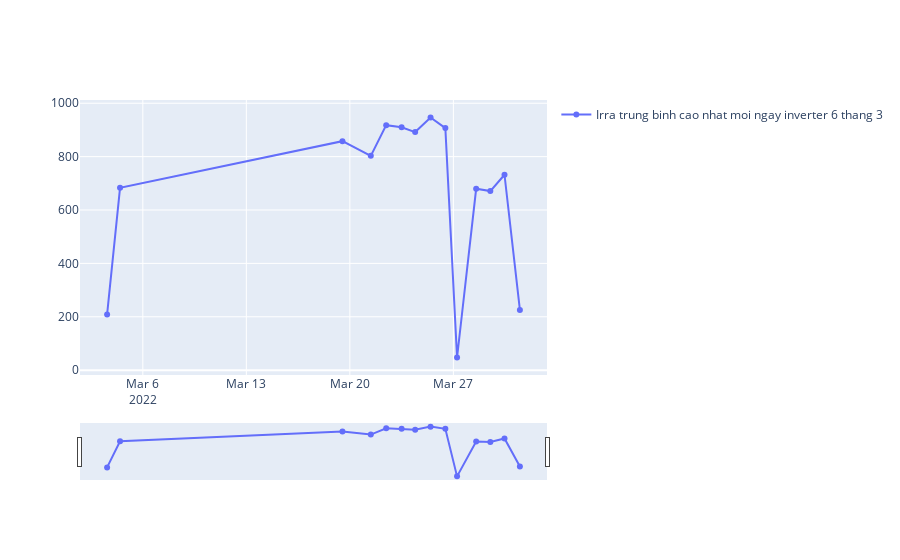
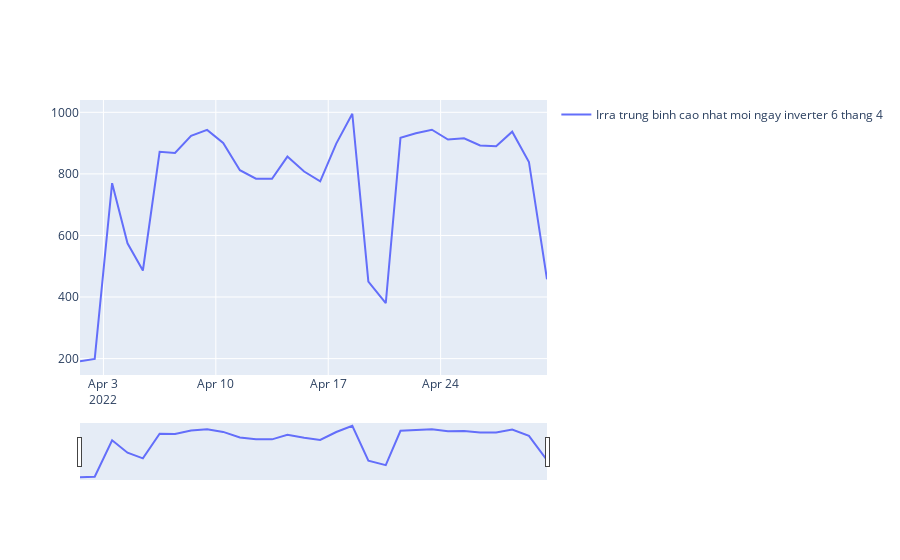
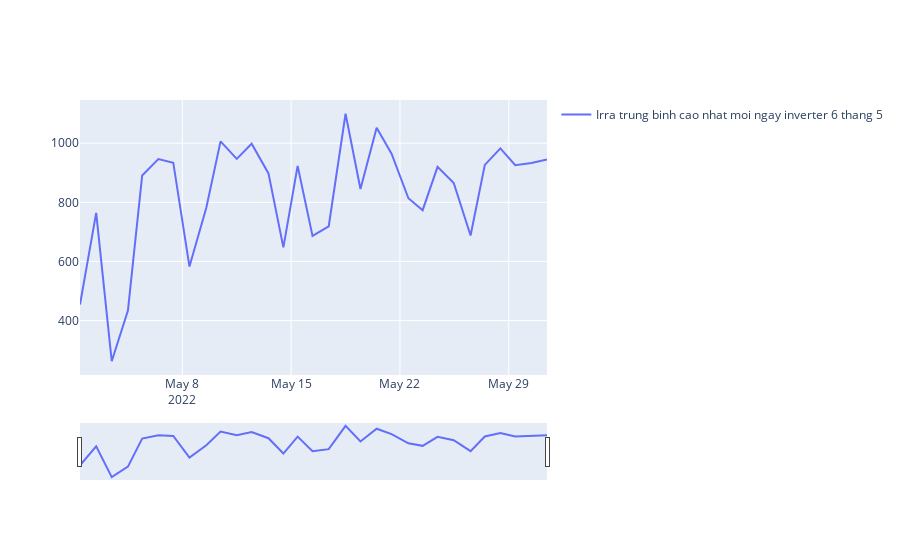
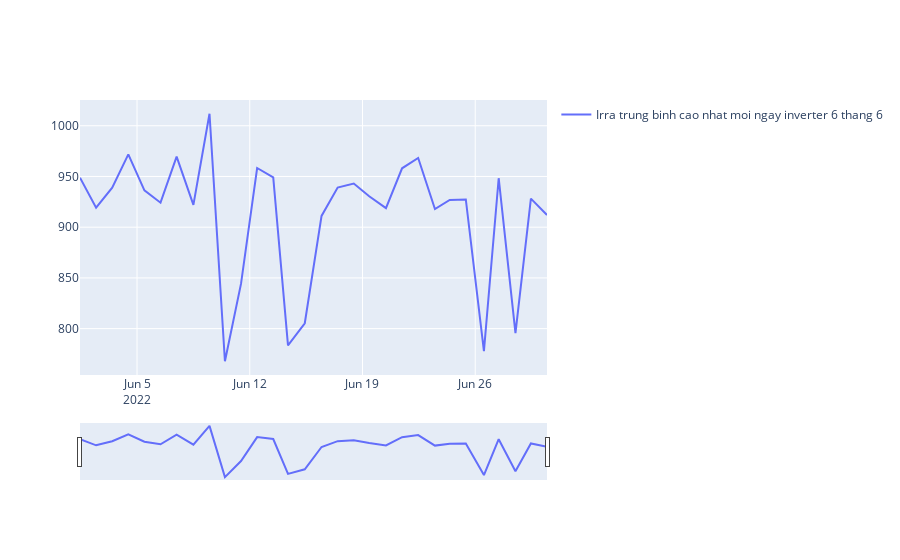

Here is the notebook cell these charts were saved with, in order:
### Code cell
i=3
while i<=8:
    c=str(i)
    df6_1=df6.groupby(['hour','day','month','year'])['Total input power(kW)','Ambient temperature(℃)','Irradiance(W/㎡)'].mean()
    df6_1=df6_1[df6_1['Ambient temperature(℃)']>6]
    df6_1=df6_1.reset_index()
    df6_1=df6_1[df6_1.groupby(['day','month','year'])['Irradiance(W/㎡)'].transform(max)==df6_1['Irradiance(W/㎡)']]
    df6_1=df6_1.reset_index()
    df6_1['date']=pd.to_datetime(df6_1[['year','month','day','hour']])
    df6_1= df6_1.sort_values('date')
    df6_1=df6_1[df6_1['month']==i]
    df6_1.loc[:,'Tcell']=pd.Series((df6_1['Ambient temperature(℃)']+df6_1['Irradiance(W/㎡)']/800*(25-20)), df6_1.index)
    df6_1.loc[:,'Pm']=pd.Series((2.172*1.303*220*2*590*df6_1['Irradiance(W/㎡)']/1000*(1+0.0045*(df6_1['Tcell']-25))*20.5/100), df6_1.index)
    df6_1.loc[:,'Hieu suat']=pd.Series((df6_1['Total input power(kW)']*1000/df6_1['Pm']*100), df6_1.index)
    fig = go.Figure()
    fig.add_trace(go.Scatter(
        x=df6_1['date'],
        y=df6_1['Irradiance(W/㎡)'],
        name="Irra trung binh cao nhat moi ngay inverter 6 thang "+c))
    fig.update_traces (
    showlegend = True 
    )
    fig.update_xaxes(
        rangeslider_visible=True,
    )
    fig.show()
    i=i+1

### Figure 1 — Plotly figure (JSON) as saved in the notebook; plotly's stock layout.template omitted (floating-point values rounded to 4 significant figures)
{"data": [{"name": "Irra trung binh cao nhat moi ngay inverter 6 thang 3", "showlegend": true, "type": "scatter", "x": ["2022-03-03T14:00:00", "2022-03-04T11:00:00", "2022-03-19T12:00:00", "2022-03-21T10:00:00", "2022-03-22T11:00:00", "2022-03-23T12:00:00", "2022-03-24T10:00:00", "2022-03-25T11:00:00", "2022-03-26T11:00:00", "2022-03-27T06:00:00", "2022-03-28T13:00:00", "2022-03-29T12:00:00", "2022-03-30T11:00:00", "2022-03-31T12:00:00"], "y": [208.9, 683.2, 858.0, 802.9, 918.0, 910.2, 892.0, 946.6, 906.9, 47.36, 679.6, 671.0, 732.1, 225.7]}], "layout": {"xaxis": {"rangeslider": {"visible": true}}}}

### Figure 2 — Plotly figure (JSON) as saved in the notebook; plotly's stock layout.template omitted (floating-point values rounded to 4 significant figures)
{"data": [{"name": "Irra trung binh cao nhat moi ngay inverter 6 thang 4", "showlegend": true, "type": "scatter", "x": ["2022-04-01T13:00:00", "2022-04-02T11:00:00", "2022-04-03T13:00:00", "2022-04-04T12:00:00", "2022-04-05T11:00:00", "2022-04-06T12:00:00", "2022-04-07T11:00:00", "2022-04-08T11:00:00", "2022-04-09T11:00:00", "2022-04-10T11:00:00", "2022-04-11T12:00:00", "2022-04-12T12:00:00", "2022-04-13T12:00:00", "2022-04-14T11:00:00", "2022-04-15T12:00:00", "2022-04-16T12:00:00", "2022-04-17T12:00:00", "2022-04-18T12:00:00", "2022-04-19T12:00:00", "2022-04-20T14:00:00", "2022-04-21T12:00:00", "2022-04-22T11:00:00", "2022-04-23T11:00:00", "2022-04-24T11:00:00", "2022-04-25T11:00:00", "2022-04-26T11:00:00", "2022-04-27T11:00:00", "2022-04-28T11:00:00", "2022-04-29T12:00:00", "2022-04-30T15:00:00"], "y": [191.4, 198.9, 770.0, 574.5, 486.1, 871.9, 867.8, 923.4, 942.8, 900.4, 811.9, 784.5, 784.0, 856.3, 807.7, 775.6, 898.4, 995.3, 450.2, 379.8, 917.2, 932.0, 943.4, 911.5, 915.9, 892.4, 889.9, 937.0, 838.7, 457.5]}], "layout": {"xaxis": {"rangeslider": {"visible": true}}}}

### Figure 3 — Plotly figure (JSON) as saved in the notebook; plotly's stock layout.template omitted (floating-point values rounded to 4 significant figures)
{"data": [{"name": "Irra trung binh cao nhat moi ngay inverter 6 thang 5", "showlegend": true, "type": "scatter", "x": ["2022-05-01T10:00:00", "2022-05-02T11:00:00", "2022-05-03T11:00:00", "2022-05-04T12:00:00", "2022-05-05T10:00:00", "2022-05-06T11:00:00", "2022-05-07T10:00:00", "2022-05-08T11:00:00", "2022-05-09T13:00:00", "2022-05-10T11:00:00", "2022-05-11T12:00:00", "2022-05-12T11:00:00", "2022-05-13T13:00:00", "2022-05-14T12:00:00", "2022-05-15T10:00:00", "2022-05-16T09:00:00", "2022-05-17T10:00:00", "2022-05-18T12:00:00", "2022-05-19T11:00:00", "2022-05-20T12:00:00", "2022-05-21T11:00:00", "2022-05-22T13:00:00", "2022-05-23T11:00:00", "2022-05-24T10:00:00", "2022-05-25T11:00:00", "2022-05-26T13:00:00", "2022-05-27T11:00:00", "2022-05-28T11:00:00", "2022-05-29T10:00:00", "2022-05-30T11:00:00", "2022-05-31T11:00:00"], "y": [454.0, 764.2, 262.4, 433.9, 890.9, 946.6, 934.1, 582.8, 781.8, 1006.0, 947.0, 998.3, 897.9, 647.7, 923.4, 686.6, 719.0, 1100.0, 845.0, 1053.0, 964.5, 813.9, 773.4, 919.9, 865.3, 687.6, 926.6, 982.5, 925.4, 932.9, 944.9]}], "layout": {"xaxis": {"rangeslider": {"visible": true}}}}

### Figure 4 — Plotly figure (JSON) as saved in the notebook; plotly's stock layout.template omitted (floating-point values rounded to 4 significant figures)
{"data": [{"name": "Irra trung binh cao nhat moi ngay inverter 6 thang 6", "showlegend": true, "type": "scatter", "x": ["2022-06-01T11:00:00", "2022-06-02T11:00:00", "2022-06-03T11:00:00", "2022-06-04T11:00:00", "2022-06-05T11:00:00", "2022-06-06T11:00:00", "2022-06-07T11:00:00", "2022-06-08T12:00:00", "2022-06-09T12:00:00", "2022-06-10T11:00:00", "2022-06-11T11:00:00", "2022-06-12T11:00:00", "2022-06-13T11:00:00", "2022-06-14T09:00:00", "2022-06-15T10:00:00", "2022-06-16T11:00:00", "2022-06-17T11:00:00", "2022-06-18T11:00:00", "2022-06-19T10:00:00", "2022-06-20T11:00:00", "2022-06-21T11:00:00", "2022-06-22T11:00:00", "2022-06-23T12:00:00", "2022-06-24T10:00:00", "2022-06-25T10:00:00", "2022-06-26T13:00:00", "2022-06-27T11:00:00", "2022-06-28T12:00:00", "2022-06-29T11:00:00", "2022-06-30T11:00:00"], "y": [948.8, 919.2, 938.9, 971.8, 936.4, 924.1, 969.6, 922.0, 1012.0, 767.9, 844.4, 958.3, 949.2, 783.5, 805.3, 911.1, 939.0, 943.1, 930.5, 918.8, 958.1, 968.2, 917.9, 926.9, 927.4, 777.8, 948.3, 795.6, 928.1, 912.0]}], "layout": {"xaxis": {"rangeslider": {"visible": true}}}}
